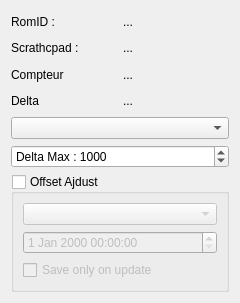
<?xml version="1.0" encoding="UTF-8"?>
<ui version="4.0">
 <class>ds2423ui</class>
 <widget class="QWidget" name="ds2423ui">
  <property name="geometry">
   <rect>
    <x>0</x>
    <y>0</y>
    <width>240</width>
    <height>303</height>
   </rect>
  </property>
  <property name="windowTitle">
   <string>Add Icons</string>
  </property>
  <layout class="QGridLayout" name="gridLayout_2">
   <item row="0" column="1">
    <widget class="QLabel" name="RomID">
     <property name="text">
      <string>...</string>
     </property>
    </widget>
   </item>
   <item row="1" column="1">
    <widget class="QLabel" name="scratchpad">
     <property name="text">
      <string>...</string>
     </property>
    </widget>
   </item>
   <item row="5" column="0" colspan="2">
    <widget class="QSpinBox" name="Offset">
     <property name="prefix">
      <string>Delta Max : </string>
     </property>
     <property name="maximum">
      <number>999999999</number>
     </property>
     <property name="value">
      <number>1000</number>
     </property>
    </widget>
   </item>
   <item row="3" column="0">
    <widget class="QLabel" name="label_scratchpad_4">
     <property name="text">
      <string>Delta</string>
     </property>
    </widget>
   </item>
   <item row="3" column="1">
    <widget class="QLabel" name="Delta">
     <property name="text">
      <string>...</string>
     </property>
    </widget>
   </item>
   <item row="0" column="0">
    <widget class="QLabel" name="labelRomID">
     <property name="text">
      <string>RomID : </string>
     </property>
    </widget>
   </item>
   <item row="2" column="0">
    <widget class="QLabel" name="label_scratchpad_3">
     <property name="text">
      <string>Compteur</string>
     </property>
    </widget>
   </item>
   <item row="4" column="0" colspan="2">
    <widget class="QComboBox" name="counterMode"/>
   </item>
   <item row="2" column="1">
    <widget class="QLabel" name="Compteur">
     <property name="text">
      <string>...</string>
     </property>
    </widget>
   </item>
   <item row="6" column="0" colspan="2">
    <widget class="QGroupBox" name="countInit">
     <property name="title">
      <string>Offset Ajdust</string>
     </property>
     <property name="checkable">
      <bool>true</bool>
     </property>
     <property name="checked">
      <bool>false</bool>
     </property>
     <layout class="QGridLayout" name="gridLayout">
      <item row="0" column="0">
       <widget class="QComboBox" name="Interval"/>
      </item>
      <item row="1" column="0">
       <widget class="QDateTimeEdit" name="nextOffsetAdjust">
        <property name="readOnly">
         <bool>false</bool>
        </property>
       </widget>
      </item>
      <item row="2" column="0">
       <widget class="QCheckBox" name="SaveOnUpdate">
        <property name="text">
         <string>Save only on update</string>
        </property>
       </widget>
      </item>
     </layout>
    </widget>
   </item>
   <item row="1" column="0">
    <widget class="QLabel" name="label_scratchpad_2">
     <property name="text">
      <string>Scrathcpad : </string>
     </property>
    </widget>
   </item>
  </layout>
 </widget>
 <resources/>
 <connections/>
</ui>
